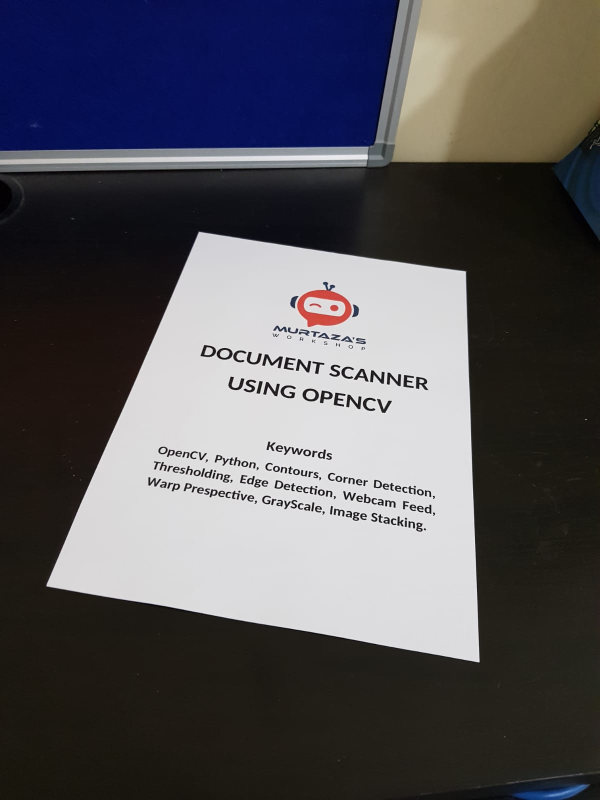
#> input picture Python_Code/1.jpg, 1200 x 1600 px (shown at 1/2 size)
$ python trydocu_scanner.py
#> lines starting #> are read from the running program, lines starting #| are printed output that depends on the picture; after the words box and inside, x2 and y2 are one past the last pixel; in counts of white or black regions, pixels touching at a corner belong together
import cv2
import numpy as np
pathImage = "1.jpg"


def empty(a):
    pass


cv2.namedWindow("Parameters")
cv2.resizeWindow("Parameters", 640, 240)
cv2.createTrackbar("Threshold1", "Parameters", 200, 255, empty)
cv2.createTrackbar("Threshold2", "Parameters", 200, 255, empty)


def stackImages( scale,imgArray):
    rows = len(imgArray)
    cols = len(imgArray[0])
    rowsAvailable = isinstance(imgArray[0], list)
    width = imgArray[0][0].shape[1]
    height = imgArray[0][0].shape[0]
    if rowsAvailable:
        for x in range(0, rows):
            for y in range(0, cols):
                if imgArray[x][y].shape[:2] == imgArray[0][0].shape[:2]:
                    imgArray[x][y] = cv2.resize(imgArray[x][y], (0, 0), None, scale, scale)
                else:
                    imgArray[x][y] = cv2.resize(imgArray[x][y], (imgArray[0][0].shape[1], imgArray[0][0].shape[0]), None, scale, scale)
                if len (imgArray[x][y].shape)==2:imgArray[x][y]=cv2.cvtColor(imgArray[x][y], cv2.COLOR_GRAY2BGR)
        imageBlank = np.zeros((height, width, 3), np.uint8)
        hor = [imageBlank] * rows
        hor_con = [imageBlank] * rows
        for x in range(0, rows):
            hor[x] = np.hstack(imgArray[x])
        ver = np.vstack(hor)
    else:
        for x in range(0, rows):
            if  imgArray[x].shape[:2] == imgArray[0].shape[:2]:
                 imgArray[x] = cv2.resize(imgArray[x], (0, 0), None, scale, scale)
            else:
                imgArray[x] = cv2.resize(imgArray[x], (imgArray[0].shape[1], imgArray[0].shape[0]), None, scale, scale)
            if len (imgArray[x].shape)==2:imgArray[x]=cv2.cvtColor(imgArray[x], cv2.COLOR_GRAY2BGR)
        hor = np.hstack(imgArray)
        ver = hor
    return ver


while True:
    img = cv2.imread(pathImage)
#> img is the input picture: shape (1600, 1200, 3); mean B, G, R 89.7, 85.2, 86.8
    #imgBlur = cv2.GaussianBlur(imgGray, (5, 5), 1)  # ADD GAUSSIAN BLUR
    imgBlur = cv2.GaussianBlur(img, (7, 7), 1)  # ADD GAUSSIAN BLUR Trackbars
    imgGray = cv2.cvtColor(imgBlur, cv2.COLOR_BGR2GRAY) # CONVERT IMAGE TO GRAY SCALE
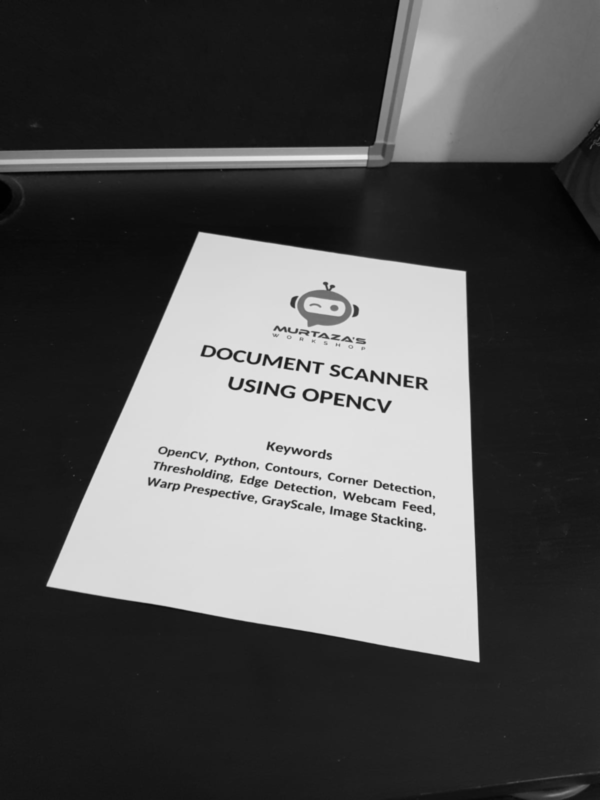
#> imgGray: shape (1600, 1200) (shown at 1/2 size); min 1, max 236, mean 86.2

    Threshold1 = cv2.getTrackbarPos("Threshold1", "Parameters")
    Threshold2 = cv2.getTrackbarPos("Threshold2", "Parameters")
    #thres=utlis.valTrackbars() # GET TRACK BAR VALUES FOR THRESHOLDS
    imgCanny = cv2.Canny(imgGray,Threshold1,Threshold2) # APPLY CANNY BLUR
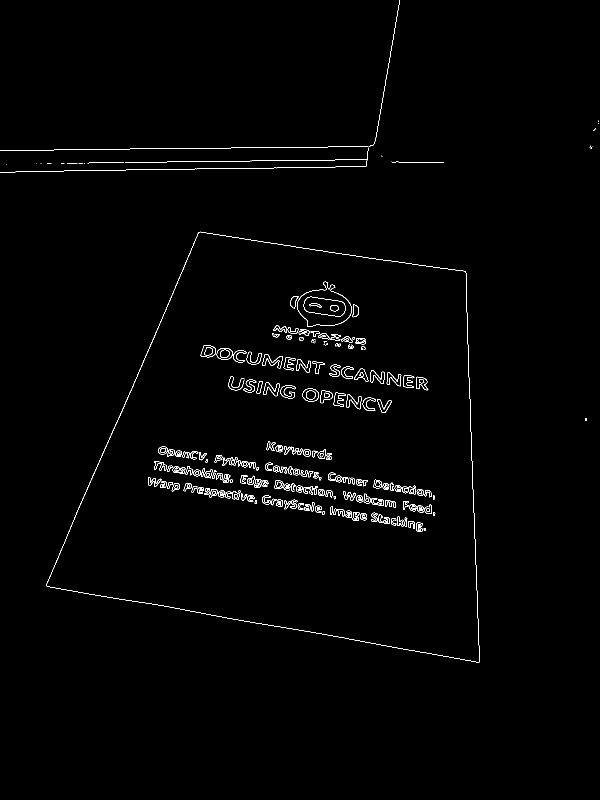
#> imgCanny: shape (1600, 1200) (shown at 1/2 size); 1% white in thin lines or dots, all inside (x1, y1, x2, y2) = (0, 0, 1198, 1325)
    #imgThreshold = cv2.Canny(imgBlur,thres[0],thres[1]) # APPLY CANNY BLUR
    #imgCanny
    imgStack = stackImages(0.8,([img,imgGray,imgCanny]))
#> in stackImages, `rows = len(imgArray)`: rows = 3
#> in stackImages, `cols = len(imgArray[0])`: cols = 1600
#> in stackImages, `rowsAvailable = isinstance(imgArray[0], list)`: rowsAvailable = False
#> after the loop in stackImages, `for x in range(0, rows):`: imgArray = 3 items
#> in stackImages, `hor = np.hstack(imgArray)`:
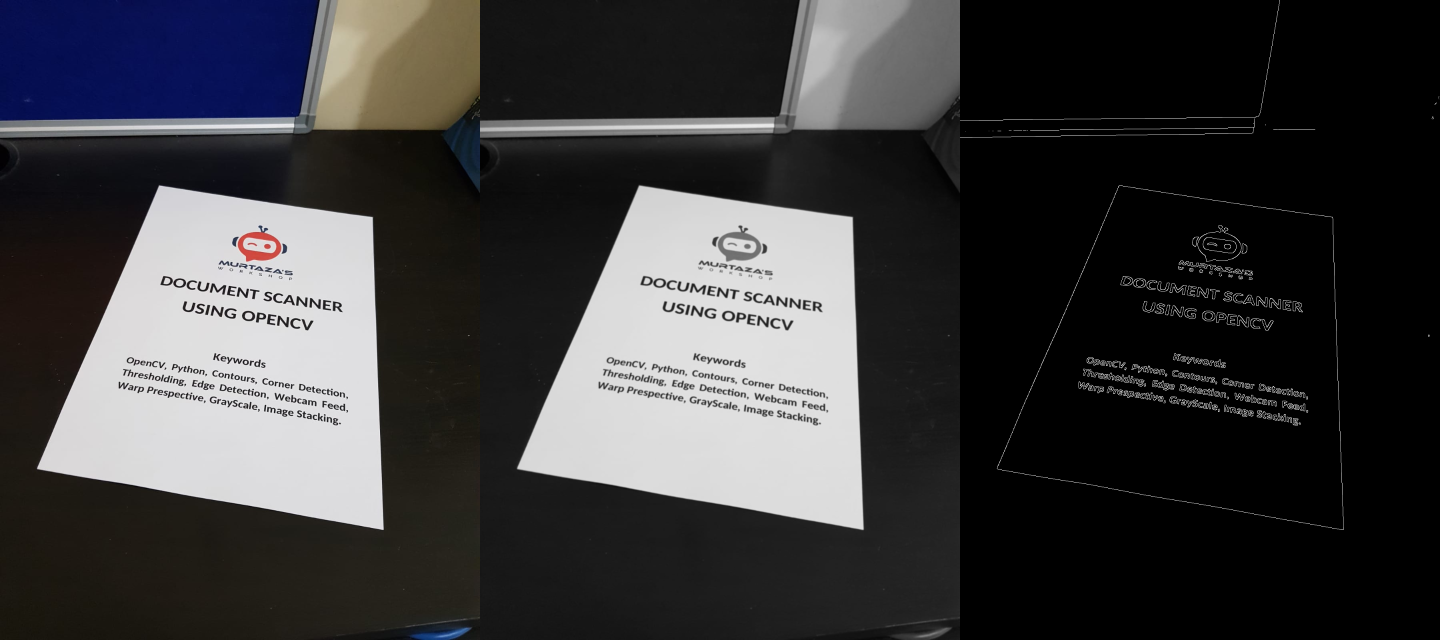
#> hor: shape (1280, 2880, 3) (shown at 1/2 size); mean of channels 0, 1, 2 59.5, 58, 58.5; drawn as B, G, R
    cv2.imshow("Result",imgStack)
    if cv2.waitKey(1) & 0xFF == ord('q'):
#> (key q is pressed here)
        break
